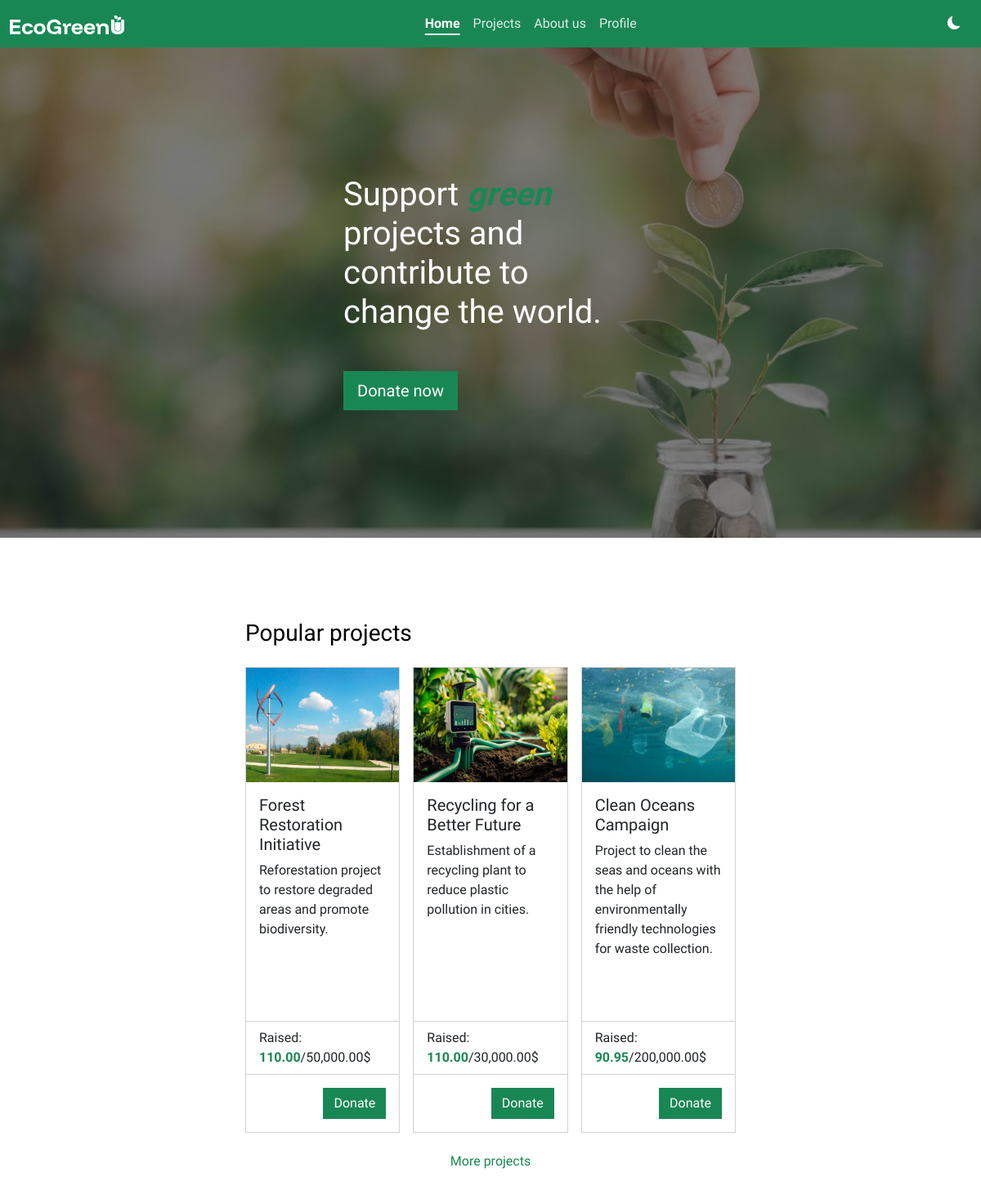
The page / on the database its author committed.
### tables this page shows
CREATE TABLE IF NOT EXISTS tblprojects (
  idProject INT NOT NULL PRIMARY KEY AUTO_INCREMENT,
  title CHAR(30) NOT NULL,
  description CHAR(250) NOT NULL,
  fundraiser INT NOT NULL,
  targetAmount DECIMAL(10,2) NOT NULL,
  deadline DATETIME NOT NULL,
  status CHAR(1) NOT NULL,
    FOREIGN KEY (fundraiser) REFERENCES tblusers(iduser)
);

### php/index.php (called while the page is built, shortened)
<?php
    $db = new mysqli("localhost", "root", "", "dbecogreenu");
    $result = $db->query("SELECT tblprojects.*, SUM(tblpayments.amount) AS raisedAmount FROM tblprojects INNER JOIN tblpayments ON tblprojects.idProject = tblpayments.projectId WHERE status = 0 GROUP BY tblprojects.idProject LIMIT 3");
    $projects = [];
?>

### index.php (the view, shortened to what this page needs)
<?php include_once 'php/index.php' ?>
<!DOCTYPE html>
<html lang="en">
<head>
    <link rel="stylesheet" href="css/styles.css">
    <link href="https://cdn.jsdelivr.net/npm/bootstrap@5.3.3/dist/css/bootstrap.min.css" rel="stylesheet">
    <link rel="stylesheet" href="https://cdn.jsdelivr.net/npm/bootstrap-icons@1.11.3/font/bootstrap-icons.min.css">
</head>
<body>
    <div class="container-fluid p-0 m-0 position-absolute">
        <nav class="navbar sticky-top navbar-expand-lg bg-success">
            <div class="container-fluid d-flex">
                <a class="navbar-brand p-0 m-0" href="index.php">
                    <img src="assets/logo/logo-navbar.svg" alt="EcoGreenU logo">
                </a>
                <div class="collapse navbar-collapse" id="navbarNav">
                    <ul class="navbar-nav ms-auto me-auto">
                        <li class="nav-item">
                            <a class="nav-link text-white active" aria-current="page" href="index.php">Home</a>
                        </li>
                        <li class="nav-item">
                            <a class="nav-link text-white" href="pages/projects.php">Projects</a>
                        </li>
                        <li class="nav-item">
                            <a class="nav-link text-white" href="pages/about-us.php">About us</a>
                        </li>
                        <li class="nav-item">
                            <a class="nav-link text-white" href="pages/profile.php">Profile</a>
                        </li>
                    </ul>
                    <button id="theme-switch" class="btn btn-success text-white p-2">
                        <i class="bi bi-moon-fill"></i>
                    </button>
                </div>
            </div>
        </nav>
        <div class="container-fluid p-0 m-0" id="main">
            <div class="hero-image">
                <div class="hero-text">
                    <h1 class="mb-4">Support <span class="highlight fw-bold">green</span> projects and contribute to change the world.</h1>
                    <a class="btn btn-success rounded-0 fs-5 mt-4 px-3 py-2" id="donateNowBtn">Donate now</a>
                </div>
            </div>
            <div id="popularProjects" style="scroll-margin-top: 5em;">
                <h3 class="mb-4">Popular projects</h3>
                <div class="row row-cols-1 row-cols-lg-2 row-cols-xl-3 g-3">
                    <?php foreach ($projects as $p): ?>
                        <div class="col">
                            <div class="card rounded-0">
                                <img src="assets/images/projects/project-<?=$p["idProject"]?>.jpg" class="card-img-top" alt="<?=$p["title"] ?>">
                                <div class="card-body h-100">
                                    <h5 class="card-title"><?=$p["title"] ?></h5>
                                    <p class="card-text"><?=$p["description"] ?></p>
                                </div>
                                <ul class="list-group list-group-flush">
                                    <li class="list-group-item">Raised: <span class="text-success fw-bold"><?=number_format($p["raisedAmount"], 2) ?></span>/<?=number_format($p["targetAmount"], 2) ?>$</li>
                                </ul>
                                <div class="card-body d-flex">
                                    <a href="pages/project-details.php?project-id=<?=$p['idProject'] ?>" class="btn btn-success rounded-0 ms-auto">Donate</a>
                                </div>
                            </div>
                        </div>
                    <?php endforeach; ?>
                </div>
                <a href="pages/projects.php" class="btn text-success rounded-0 w-100 mt-3">More projects</a>
            </div>
        </div>
    </div>
</body>
</html>

### css/styles.css (style rules this page uses)
:root { --background-color: #fff; --foreground-color: #000; --primary-green: #198754; --searchbar-results: #ddd; }
body { font-family: 'Funnel Display', 'Outfit', system-ui, -apple-system, BlinkMacSystemFont, 'Segoe UI', Roboto, Oxygen, Ubuntu, Cantarell, 'Open Sans', 'Helvetica Neue', sans-serif !important; background-color: var(--background-color) !important; color: var(--foreground-color) !important; }
#theme-switch { width: 42px; height: 42px; border-radius: 50%; display: flex; justify-content: center; align-items: center; }
.hero-image { background-image: linear-gradient(rgba(0, 0, 0, 0.5), rgba(0, 0, 0, 0.5)), url("../assets/images/hero.jpg"); height: 75vh; background-position: center; background-repeat: no-repeat; background-size: cover; position: relative; }
.hero-text { width: 30%; text-align: left; position: absolute; top: 50%; left: 50%; transform: translate(-50%, -50%); color: white; }
#popularProjects { margin: 100px 25%; }
.card > img.card-img-top { height: 200px; object-fit: cover !important; border-radius: 0 !important; }
.card { height: 100% !important; }
a.navbar-brand { margin: 0 !important; padding: 0 !important; }
.nav-link.active { text-decoration: underline !important; text-decoration-thickness: 2px !important; text-underline-offset: 7px; font-weight: bold !important; }
.nav-link:not(.active) { opacity: .85; }
.highlight { font-family: 'Gloria Hallelujah'; color: var(--primary-green); font-style: italic; }
.card-img-top { aspect-ratio: 4/3; object-fit: cover; }

### rows shown on the page
tblprojects: shows a picture, title "Forest Restoration Initiative", description "Reforestation project to restore degraded areas and promote biodiversity.", raisedAmount "110.00", targetAmount "50,000.00"
tblprojects: shows a picture, title "Recycling for a Better Future", description "Establishment of a recycling plant to reduce plastic pollution in cities.", raisedAmount "110.00", targetAmount "30,000.00"
tblprojects: shows a picture, title "Clean Oceans Campaign", description "Project to clean the seas and oceans with the help of environmentally friendly technologies for waste collection.", raisedAmount "90.95", targetAmount "200,000.00"
